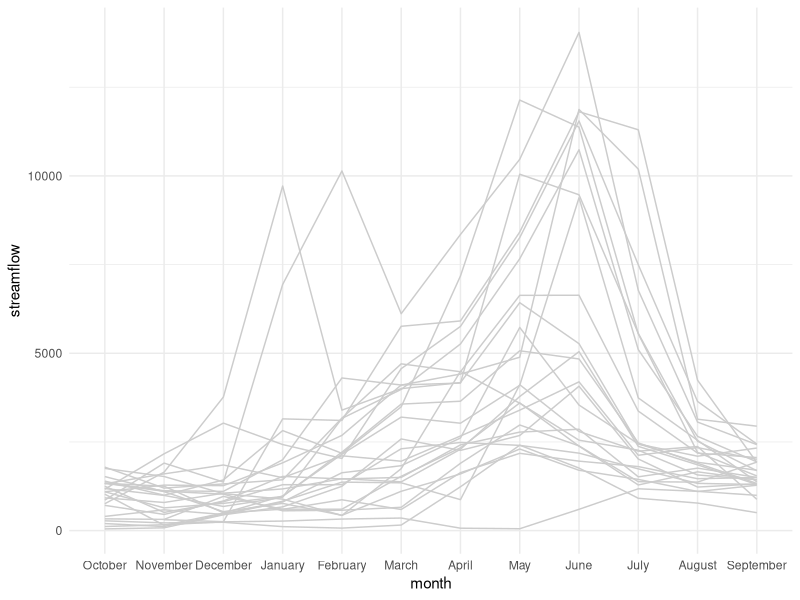
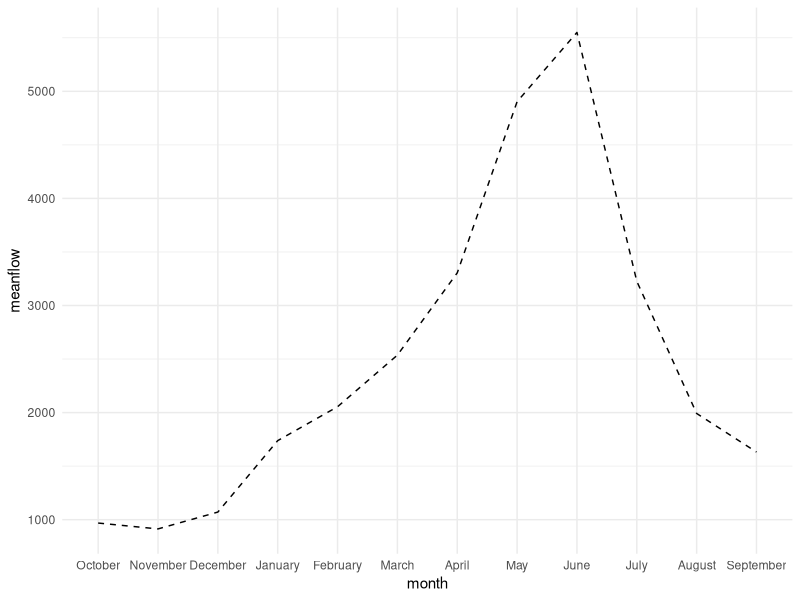
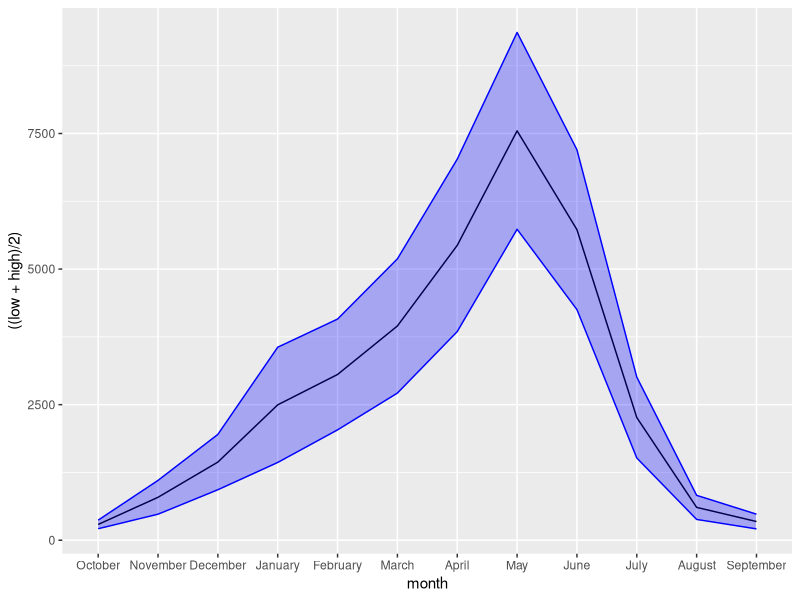
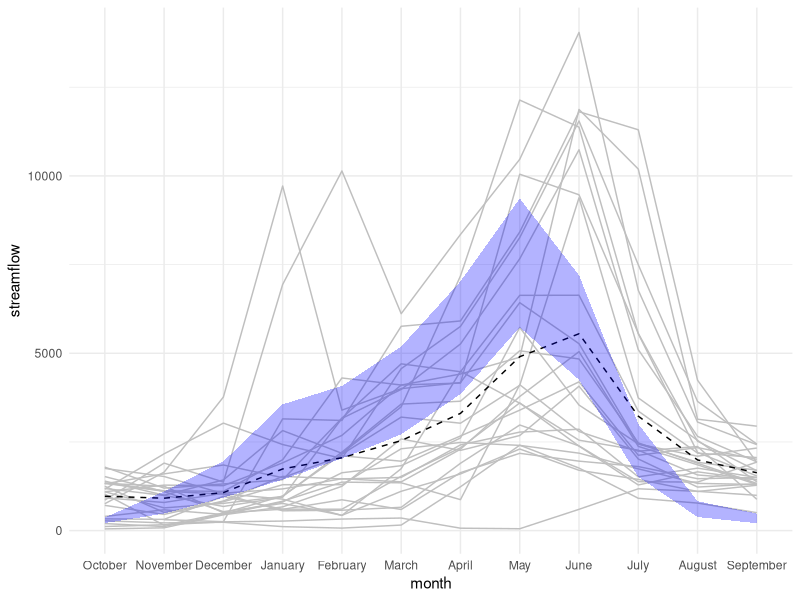
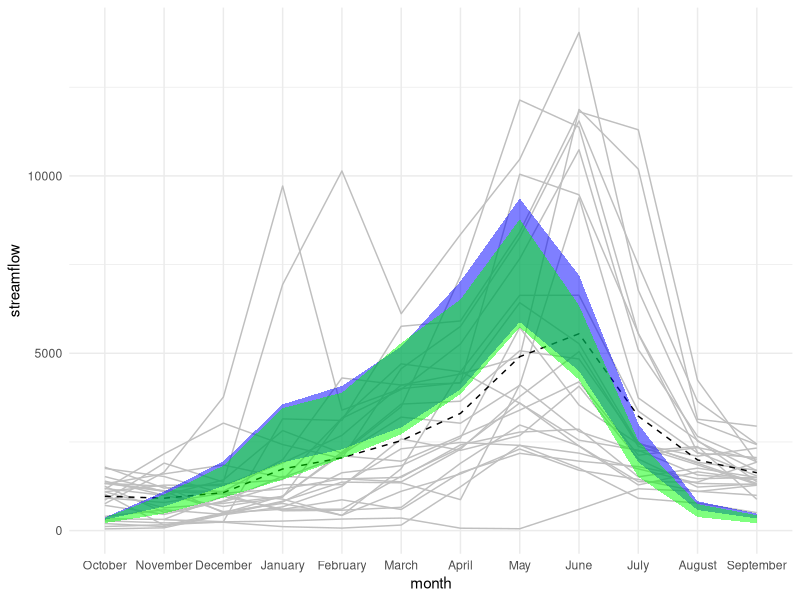

Reproduce these figures in R, in order.
## ---- chunk 1
knitr::opts_chunk$set(echo = TRUE)
## ---- chunk 2
library(tidyverse)
library(forcats)

clim <- read_csv("clim_proj.csv")

# highest of projections = rcp 4.5 cool/wet
# lowest of projections = rcp 8.5 compliment

hist <- read_csv("hist_flows.csv") %>% 
  select(year, month, streamflow) %>% 
  mutate(month = factor(month, levels = unique(month)))


## ---- chunk 3

# Organizing (badly) the data to get it ready for plotting

hist_avg <- hist %>%
  filter(year != 1995) %>% 
  group_by(month) %>% 
  summarize(meanflow = mean(streamflow)) 

clim_high_45coolwet <- clim %>% 
  filter(rcp == "rcp45", scenario == "coolwet")

clim_low_85compliment <- clim %>% 
  filter(rcp == "rcp85", scenario == "comp")

clim_low_high <- inner_join(clim_high_45coolwet, clim_low_85compliment, by = "month") %>% 
  mutate(low = streamflow.y) %>% 
  mutate(high = streamflow.x) %>% 
  select(month, low, high) %>% 
  mutate(month = factor(month, levels = unique(month)))

clim_45_high <- clim %>% 
  filter(rcp == "rcp45", scenario == "coolwet") 

clim_45_low <- clim %>% 
  filter(rcp == "rcp45", scenario == "comp") 
  
clim_85_high <- clim %>% 
  filter(rcp == "rcp85", scenario == "coolwet") 

clim_85_low <- clim %>% 
  filter(rcp == "rcp85", scenario == "comp") 

rcp45_ribbon <- inner_join(clim_45_high, clim_45_low, by = "month") %>% 
  mutate(low = streamflow.y) %>% 
  mutate(high = streamflow.x) %>% 
  mutate(month = factor(month, levels = unique(month)))

rcp85_ribbon <- inner_join(clim_85_high, clim_85_low, by = "month") %>% 
  mutate(low = streamflow.y) %>% 
  mutate(high = streamflow.x) %>% 
  mutate(month = factor(month, levels = unique(month)))


## ---- chunk 4
# start putting on a plot (individually first, to make easier to edit, then will pop together)

# historical plot

historical_plot <- ggplot(hist, aes(x = month, y = streamflow, group = year)) +
  geom_line(color = "gray80") +
  theme_minimal()

historical_plot
  
## ---- chunk 5
# historical avg

# historical plot

historical_avg_plot <- ggplot(hist_avg) +
  geom_line(aes(x = month, y = meanflow, group = 1), color = "black", linetype = "dashed") +
  theme_minimal()

historical_avg_plot
## ---- chunk 6
# climate plot

clim_plot_fill <- ggplot(clim_low_high) + 
  geom_line(aes(x = month, y = ((low+high)/2), group = 1), color = "black") +
  geom_ribbon(aes(x=month, ymin = low, ymax = high, group = 1), color = "blue", fill = "blue", alpha = 0.3)

clim_plot_fill

## ---- chunk 7
# putting them all together!
# one climate ribbon

final_plot <- ggplot() +
  geom_line(data = hist, aes(x = month, y = streamflow, group = year), color = "gray75") +
  geom_line(data = hist_avg, aes(x = month, y = meanflow, group = 1), color = "black", linetype = "dashed") +
  geom_ribbon(data = clim_low_high, aes(x=month, ymin = low, ymax = high, group = 1), fill = "blue", alpha = 0.3) +
  theme_minimal()
  
final_plot
  
## ---- chunk 8
# two climate ribbons

final_plot_2 <- ggplot() +
  geom_line(data = hist, aes(x = month, y = streamflow, group = year), color = "gray75") +
  geom_line(data = hist_avg, aes(x = month, y = meanflow, group = 1), color = "black", linetype = "dashed") +
  geom_ribbon(data = rcp45_ribbon, aes(x=month, ymin = low, ymax = high, group = 1), fill = "blue", alpha = 0.5) +
  geom_ribbon(data = rcp85_ribbon, aes(x = month, ymin = low, ymax = high, group = 1), fill = "green", alpha = 0.5) +
  theme_minimal()
  
final_plot_2
